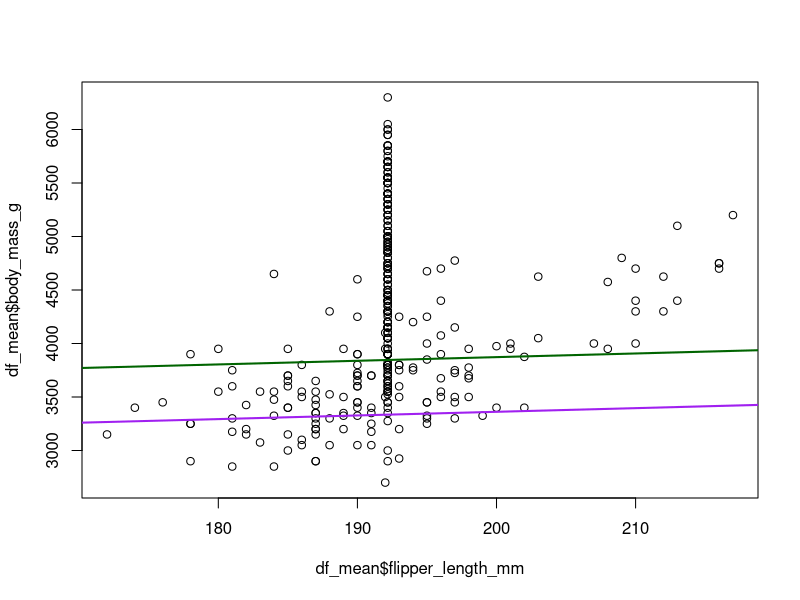

Recreate this plot in R.
library(palmerpenguins)
library(dplyr)
library(tidyr)
library(ggplot2)
library(mice)

set.seed(1)

# ==============================================================================
# 0: Penguins dataset; modeling penguin body_mass_g
# ==============================================================================

penguins_clean <- penguins |>
  select(body_mass_g, flipper_length_mm, bill_depth_mm, species, sex) |>
  drop_na()

n <- nrow(penguins_clean)
mod_formula <- body_mass_g ~ flipper_length_mm + bill_depth_mm + species * sex

fit_true   <- lm(mod_formula, data = penguins_clean)
true_slope <- coef(fit_true)["flipper_length_mm"]
true_ci    <- confint(fit_true)["flipper_length_mm", ]

cat("Full Data Slope (flipper_length_mm):", round(true_slope, 2), "\n")
cat("95% Benchmark CI: [", round(true_ci[1], 2), ",", round(true_ci[2], 2), "]\n\n")

# ==============================================================================
# 1: Generate Incomplete Dataset under Strong MAR
# Mechanism: Heavy penguins are far less likely to have flipper measured.
# P(M = 1 | body_mass_g) depends strongly on observed body mass.
# ==============================================================================
logit_mar <- -8.0 + 0.0020 * penguins_clean$body_mass_g
prob_mar  <- plogis(logit_mar)
m_mask    <- rbinom(n, size = 1, prob = prob_mar)

penguins_mar <- penguins_clean |>
  mutate(flipper_length_mm = if_else(m_mask == 1, NA_real_, flipper_length_mm))

cat("Total observations:", n, "\n")
cat("Missing flipper records:", sum(is.na(penguins_mar$flipper_length_mm)), 
    sprintf("(%.1f%% missing)\n\n", 100 * mean(is.na(penguins_mar$flipper_length_mm))))

# ==============================================================================
# 2: Complete-Case Analysis
# ==============================================================================
# Using only complete cases biases the slope downward

fit_cc <- lm(mod_formula, data = penguins_mar)
cc_slope <- coef(fit_cc)["flipper_length_mm"]
cc_ci    <- confint(fit_cc)["flipper_length_mm", ]

cat("Complete Cases Slope:", round(cc_slope, 2), "\n")
cat("95% CI: [", round(cc_ci[1], 2), ",", round(cc_ci[2], 2), "]\n")
cat("Bias vs. Full Dataset:", round(cc_slope - true_slope, 2), "\n")

# ==============================================================================
# 3: Single Mean Imputation
# ==============================================================================
# Imputing with the mean decreases the slobe substantially.

mean_flipper <- mean(penguins_mar$flipper_length_mm, na.rm = TRUE)
df_mean <- penguins_mar |>
  mutate(flipper_length_mm = if_else(is.na(flipper_length_mm), mean_flipper, flipper_length_mm))

fit_mean  <- lm(mod_formula, data = df_mean)
mean_slope <- coef(fit_mean)["flipper_length_mm"]
mean_ci    <- confint(fit_mean)["flipper_length_mm", ]

cat("Mean Imputation Slope:", round(mean_slope, 2), "\n")
cat("95% CI: [", round(mean_ci[1], 2), ",", round(mean_ci[2], 2), "]\n")
cat("Bias vs. Full Dataset:", round(mean_slope - true_slope, 2), "\n")
plot(df_mean$flipper_length_mm, df_mean$body_mass_g)
abline(900 + 17.164 * 103.678, mean_slope, col = "purple", lwd = 2)  # slope for Adelie female
abline(900 + 17.164 * 103.678 + 511, mean_slope, col = "darkgreen", lwd = 2) # slope for Adelie male


# ==============================================================================
# 4: Is it MCAR? (Logistic Regression on Missingness)
# ==============================================================================
# In practice, we would not have a complete dataset to compare to. Instead, we 
# should diagnose if it is indeed MCAR. Under MCAR, M should be independent of 
# the data. We demonstrate that it's not, thus ruling out MCAR.

penguins_mar <- penguins_mar |>
  mutate(is_missing = if_else(is.na(flipper_length_mm), 1, 0))

fit_diag <- glm(is_missing ~ body_mass_g + bill_depth_mm, 
                data = penguins_mar, family = binomial)
summary(fit_diag) # diagnose model

# A. Baseline (No-Information / Majority Class Rule)
missing_pct  <- mean(penguins_mar$is_missing)
baseline_acc <- max(missing_pct, 1 - missing_pct)

# B. Logistic regression (but we could use any predictive model)
pred_probs <- predict(fit_diag, type = "response")
pred_class <- if_else(pred_probs > 0.5, 1, 0)
model_acc <- mean(pred_class == penguins_mar$is_missing)
se_acc <- sqrt(model_acc * (1 - model_acc) / nrow(penguins_mar))
margin <- 1.96 * se_acc

cat(sprintf("Baseline Missing Rate:      %.1f%%\n", missing_pct * 100))
cat(sprintf("Naive Baseline Accuracy:    %.1f%%  (predicting majority '%s' for everyone)\n", 
            baseline_acc * 100, if_else(missing_pct > 0.5, "Missing", "Observed")))
cat(sprintf("Model Prediction Accuracy: %.1f%% (95%% CI: ±%.1f%%)\n", 
            100 * model_acc, 100 * margin))

# ==============================================================================
# 5: MICE with Rubin's Rules (m = 20, PMM)
# ==============================================================================
imp_mice <- mice(penguins_mar, m = 20, method = "pmm", printFlag = FALSE, seed = 1)

# 1. Pre-allocate an empty list for the m models
m <- 20
fit_list <- vector("list", m)

# 2. Fit the model to each completed dataset one by one
for (i in 1:m) {
  df_completed   <- complete(imp_mice, i)
  fit_list[[i]]  <- lm(mod_formula, data = df_completed)
}

# 3. Pool the results
pooled_res <- summary(pool(as.mira(fit_list)), conf.int = TRUE) |>
  filter(term == "flipper_length_mm")

mice_slope <- pooled_res$estimate
mice_ci    <- c(pooled_res$`2.5 %`, pooled_res$`97.5 %`)

cat("MICE Pooled Slope:", round(mice_slope, 2), "\n")
cat("95% CI (Rubin's Rules): [", round(mice_ci[1], 2), ",", round(mice_ci[2], 2), "]\n")
cat("Bias vs. Full Dataset:", round(mice_slope - true_slope, 2), "\n")

# ==============================================================================
# 6: Bootstrap Before Imputation (B = 200, m = 1 pass per bootstrap sample)
# ==============================================================================
# As a computational alternative to combining multiple imputations with Rubin's rules,
# we can first create bootstrap replications and then impute each bootstrap replicationj.
# Bootstrap accounts for sampling uncertainty while multiple imputations account for 
# the imputation uncertainty.

B <- 200
boot_slopes <- numeric(B)

for (b in 1:B) {
  # Step 1: Resample rows with replacement from incomplete data
  boot_indices <- sample.int(n, size = nrow(penguins_mar), replace = TRUE)
  df_boot      <- penguins_mar[boot_indices, ]
  
  # Step 2: Run a single stochastic imputation pass (m = 1)
  imp_single   <- mice(df_boot, m = 1, maxit = 5, method = "pmm", printFlag = FALSE)
  df_completed <- complete(imp_single, 1)
  
  # Step 3: Fit the substantive analysis model and extract the slope
  fit_b          <- lm(mod_formula, data = df_completed)
  boot_slopes[b] <- coef(fit_b)["flipper_length_mm"]
}

# Step 4: Extract point estimate and 95% Percentile Confidence Interval
boot_slope <- mean(boot_slopes)
boot_ci    <- quantile(boot_slopes, probs = c(0.025, 0.975))

cat("Bootstrap-then-Impute Slope:", round(boot_slope, 2), "\n")
cat("95% Percentile CI: [", round(boot_ci[1], 2), ",", round(boot_ci[2], 2), "]\n")
cat("Bias vs. Full Dataset:", round(boot_slope - true_slope, 2), "\n")
